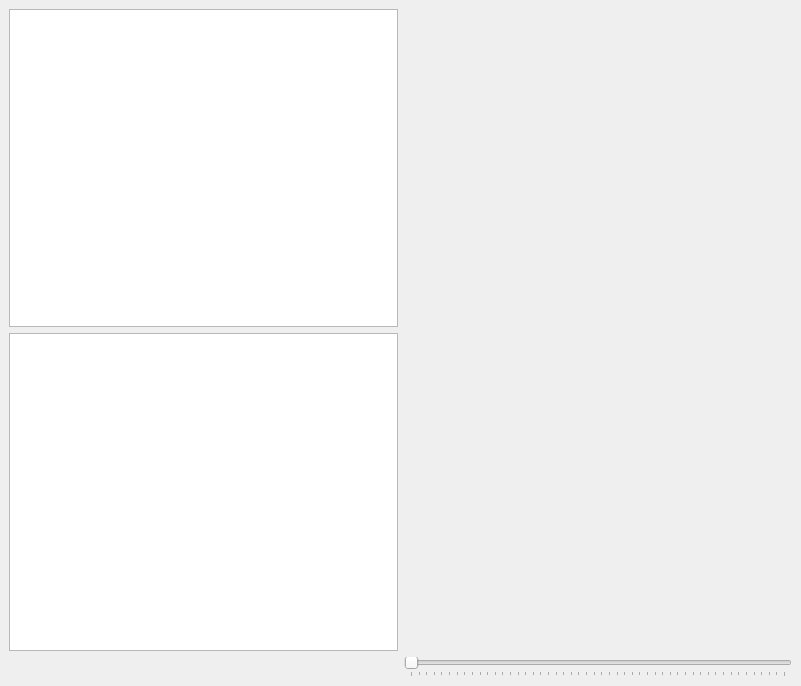
<?xml version="1.0" encoding="UTF-8"?>
<ui version="4.0">
 <class>win_plot</class>
 <widget class="QMainWindow" name="win_plot">
  <property name="geometry">
   <rect>
    <x>0</x>
    <y>0</y>
    <width>801</width>
    <height>686</height>
   </rect>
  </property>
  <property name="windowTitle">
   <string>MainWindow</string>
  </property>
  <widget class="QWidget" name="Menu">
   <property name="enabled">
    <bool>true</bool>
   </property>
   <property name="focusPolicy">
    <enum>Qt::NoFocus</enum>
   </property>
   <layout class="QGridLayout" name="gridLayout">
    <item row="0" column="0">
     <widget class="QTextEdit" name="textEditTx"/>
    </item>
    <item row="0" column="1">
     <widget class="QwtPlot" name="qwtPlotTx"/>
    </item>
    <item row="1" column="0">
     <widget class="QTextEdit" name="textEditRx"/>
    </item>
    <item row="1" column="1">
     <widget class="QwtPlot" name="qwtPlotRx"/>
    </item>
    <item row="2" column="1">
     <widget class="QSlider" name="slider">
      <property name="minimum">
       <number>100</number>
      </property>
      <property name="maximum">
       <number>5000</number>
      </property>
      <property name="orientation">
       <enum>Qt::Horizontal</enum>
      </property>
      <property name="tickPosition">
       <enum>QSlider::TicksBelow</enum>
      </property>
      <property name="tickInterval">
       <number>100</number>
      </property>
     </widget>
    </item>
   </layout>
  </widget>
 </widget>
 <customwidgets>
  <customwidget>
   <class>QwtPlot</class>
   <extends>QFrame</extends>
   <header>PyQt4.Qwt5.h</header>
  </customwidget>
 </customwidgets>
 <resources/>
 <connections/>
</ui>
